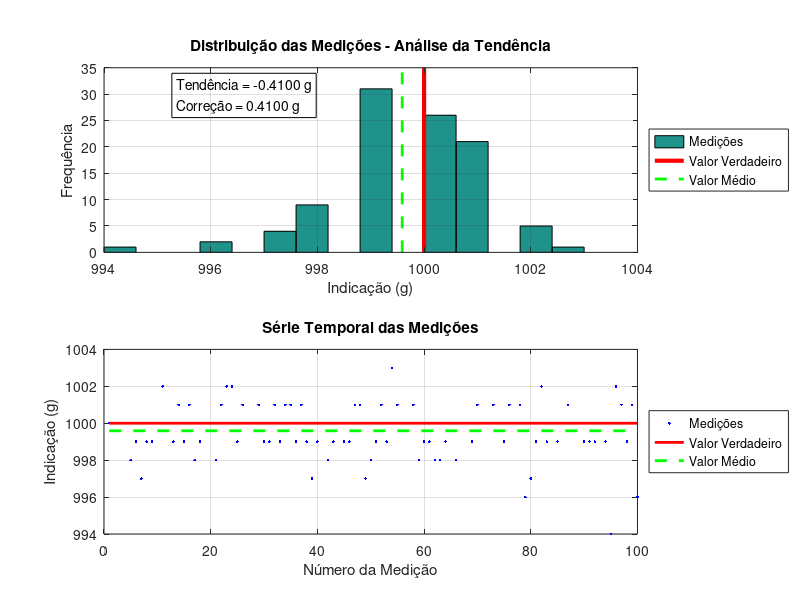

Source code (MATLAB):
% Exercício - Tendência e Correção da Balança Digital
% Baseado nas 100 medições de massa de 1000g

clear all;
close all;
clc;

fprintf('=== TENDÊNCIA E CORREÇÃO DA BALANÇA DIGITAL ===\n\n');

% Dados das 100 medições (em gramas) - mesmo conjunto anterior
medicoes = [1000, 1000, 1000, 1000, 998, 999, 997, 999, 999, 1000, ...
            1002, 1000, 999, 1001, 999, 1001, 998, 999, 1000, 1000, ...
            998, 1001, 1002, 1002, 999, 1001, 1000, 1000, 1001, 999, ...
            999, 1001, 999, 1001, 1001, 999, 1001, 999, 997, 999, ...
            1000, 998, 999, 1000, 999, 999, 1001, 1001, 997, 998, ...
            999, 1001, 999, 1003, 1001, 1000, 1000, 1001, 998, 999, ...
            999, 998, 998, 999, 1000, 998, 1000, 1000, 999, 1001, ...
            1000, 1000, 1001, 1000, 999, 1001, 1000, 1001, 996, 997, ...
            999, 1002, 999, 1000, 999, 1000, 1001, 1000, 1000, 999, ...
            999, 999, 1000, 999, 994, 1002, 1001, 999, 1001, 996];

% Valor verdadeiro (nominal) da massa padrão
valor_verdadeiro = 1000.0;  % gramas

% Cálculos estatísticos básicos
n_medicoes = length(medicoes);
valor_medio = mean(medicoes);
desvio_padrao = std(medicoes);

fprintf('DADOS BÁSICOS:\n');
fprintf('Número de medições: %d\n', n_medicoes);
fprintf('Valor verdadeiro (nominal): %.1f g\n', valor_verdadeiro);
fprintf('Valor médio das indicações: %.4f g\n', valor_medio);
fprintf('Desvio padrão: %.4f g\n', desvio_padrao);
fprintf('\n');

% CÁLCULO DA TENDÊNCIA (BIAS)
fprintf('CÁLCULO DA TENDÊNCIA:\n');
fprintf('Fórmula: Tendência = Valor médio - Valor verdadeiro\n');
fprintf('         Tendência = %.4f - %.1f\n', valor_medio, valor_verdadeiro);

tendencia = valor_medio - valor_verdadeiro;

fprintf('TENDÊNCIA = %.4f g\n', tendencia);
fprintf('\n');

% INTERPRETAÇÃO DA TENDÊNCIA
fprintf('INTERPRETAÇÃO DA TENDÊNCIA:\n');
if tendencia > 0
    fprintf('• Tendência POSITIVA: +%.4f g\n', tendencia);
    fprintf('• A balança indica valores MAIORES que o real\n');
    fprintf('• Há um erro sistemático de superestimação\n');
elseif tendencia < 0
    fprintf('• Tendência NEGATIVA: %.4f g\n', tendencia);
    fprintf('• A balança indica valores MENORES que o real\n');
    fprintf('• Há um erro sistemático de subestimação\n');
else
    fprintf('• Tendência NULA: 0.0000 g\n');
    fprintf('• A balança não apresenta erro sistemático\n');
    fprintf('• Instrumento bem calibrado\n');
end
fprintf('\n');

% CÁLCULO DA CORREÇÃO
fprintf('CÁLCULO DA CORREÇÃO:\n');
fprintf('Fórmula: Correção = -Tendência\n');
fprintf('         Correção = Valor verdadeiro - Valor médio\n');
fprintf('         Correção = %.1f - %.4f\n', valor_verdadeiro, valor_medio);

correcao = -tendencia;
% ou equivalentemente: correcao = valor_verdadeiro - valor_medio;

fprintf('CORREÇÃO = %.4f g\n', correcao);
fprintf('\n');

% INTERPRETAÇÃO DA CORREÇÃO
fprintf('INTERPRETAÇÃO DA CORREÇÃO:\n');
if correcao > 0
    fprintf('• Correção POSITIVA: +%.4f g\n', correcao);
    fprintf('• Deve-se SOMAR %.4f g às indicações\n', correcao);
    fprintf('• Valor corrigido = Indicação + %.4f\n', correcao);
elseif correcao < 0
    fprintf('• Correção NEGATIVA: %.4f g\n', correcao);
    fprintf('• Deve-se SUBTRAIR %.4f g das indicações\n', abs(correcao));
    fprintf('• Valor corrigido = Indicação - %.4f\n', abs(correcao));
else
    fprintf('• Correção NULA: 0.0000 g\n');
    fprintf('• Não é necessária correção\n');
    fprintf('• Valor corrigido = Indicação\n');
end
fprintf('\n');

% EXEMPLO PRÁTICO DE APLICAÇÃO DA CORREÇÃO
fprintf('EXEMPLO PRÁTICO DE APLICAÇÃO:\n');
fprintf('Se a balança indicar 1000.0 g:\n');
valor_corrigido = 1000.0 + correcao;
fprintf('Valor corrigido = 1000.0 + (%.4f) = %.4f g\n', correcao, valor_corrigido);
fprintf('Este seria o valor mais próximo do real\n\n');

% ANÁLISE DE SIGNIFICÂNCIA DA TENDÊNCIA
fprintf('ANÁLISE DE SIGNIFICÂNCIA:\n');

% Incerteza da média (erro padrão)
erro_padrao_media = desvio_padrao / sqrt(n_medicoes);
fprintf('Erro padrão da média: %.4f g\n', erro_padrao_media);

% Teste de significância (comparar tendência com incerteza)
razao_significancia = abs(tendencia) / erro_padrao_media;
fprintf('Razão |Tendência|/Erro padrão: %.2f\n', razao_significancia);

if razao_significancia >= 2
    fprintf('✓ TENDÊNCIA SIGNIFICATIVA (razão ≥ 2)\n');
    fprintf('  A tendência é estatisticamente relevante\n');
    fprintf('  Recomenda-se aplicar a correção\n');
else
    fprintf('⚠ TENDÊNCIA NÃO SIGNIFICATIVA (razão < 2)\n');
    fprintf('  A tendência pode ser devida ao acaso\n');
    fprintf('  Correção pode não ser necessária\n');
end
fprintf('\n');

% GRÁFICO DE VISUALIZAÇÃO
figure(1);
clf;
set(gcf, 'Position', [100 100 1000 700]);  % Figura maior para acomodar legendas

% Subplot 1: Distribuição das medições com tendência
subplot(2, 1, 1);
hist(medicoes, 15);
hold on;

% Linhas de referência
ylim_atual = ylim;
plot([valor_verdadeiro valor_verdadeiro], ylim_atual, 'r-', 'LineWidth', 3);
plot([valor_medio valor_medio], ylim_atual, 'g--', 'LineWidth', 2);

title('Distribuição das Medições - Análise da Tendência');
xlabel('Indicação (g)');
ylabel('Frequência');
legend('Medições', 'Valor Verdadeiro', 'Valor Médio', 'Location', 'eastoutside');
grid on;

% Adicionar texto com valores
text_x = min(medicoes) + 0.15 * (max(medicoes) - min(medicoes));
text_y = max(ylim_atual) * 0.85;
text_str = sprintf('Tendência = %.4f g\nCorreção = %.4f g', tendencia, correcao);
text(text_x, text_y, text_str, 'BackgroundColor', 'white', 'EdgeColor', 'black');

% Subplot 2: Série temporal mostrando tendência
subplot(2, 1, 2);
plot(1:n_medicoes, medicoes, 'b.', 'MarkerSize', 6);
hold on;
plot([1 n_medicoes], [valor_verdadeiro valor_verdadeiro], 'r-', 'LineWidth', 2);
plot([1 n_medicoes], [valor_medio valor_medio], 'g--', 'LineWidth', 2);

title('Série Temporal das Medições');
xlabel('Número da Medição');
ylabel('Indicação (g)');
legend('Medições', 'Valor Verdadeiro', 'Valor Médio', 'Location', 'eastoutside');
grid on;

% Salvar gráfico
print('tendencia_correcao_balanca.png', '-dpng', '-r300');

% RESUMO FINAL
fprintf('RESUMO FINAL:\n');
fprintf('═══════════════════════════════════════════════\n');
fprintf('TENDÊNCIA DA BALANÇA DIGITAL:\n');
fprintf('• Valor verdadeiro: %.1f g\n', valor_verdadeiro);
fprintf('• Valor médio medido: %.4f g\n', valor_medio);
fprintf('• TENDÊNCIA: %.4f g (%s)\n', tendencia, ...
        char(cellstr(["subestimação"; "calibrada"; "superestimação"])(sign(tendencia)+2)));
fprintf('\nCORREÇÃO NECESSÁRIA:\n');
fprintf('• CORREÇÃO: %.4f g\n', correcao);
if correcao >= 0
    fprintf('• Aplicação: Valor real = Indicação + %.4f g\n', correcao);
else
    fprintf('• Aplicação: Valor real = Indicação - %.4f g\n', abs(correcao));
end
fprintf('\nSIGNIFICÂNCIA ESTATÍSTICA:\n');
fprintf('• Razão tendência/erro padrão: %.2f\n', razao_significancia);
if razao_significancia >= 2
    fprintf('• Status: SIGNIFICATIVA - aplicar correção\n');
else
    fprintf('• Status: NÃO SIGNIFICATIVA - correção opcional\n');
end
fprintf('═══════════════════════════════════════════════\n');

% SALVAR RESULTADOS
fid = fopen('resultados_tendencia_correcao.txt', 'w');
fprintf(fid, 'TENDÊNCIA E CORREÇÃO DA BALANÇA DIGITAL\n');
fprintf(fid, '======================================\n\n');
fprintf(fid, 'Dados básicos:\n');
fprintf(fid, 'Número de medições: %d\n', n_medicoes);
fprintf(fid, 'Valor verdadeiro: %.1f g\n', valor_verdadeiro);
fprintf(fid, 'Valor médio: %.4f g\n', valor_medio);
fprintf(fid, 'Desvio padrão: %.4f g\n', desvio_padrao);
fprintf(fid, '\nResultados:\n');
fprintf(fid, 'TENDÊNCIA = %.4f g\n', tendencia);
fprintf(fid, 'CORREÇÃO = %.4f g\n', correcao);
fprintf(fid, '\nSignificância:\n');
fprintf(fid, 'Erro padrão da média: %.4f g\n', erro_padrao_media);
fprintf(fid, 'Razão |Tendência|/σ_média: %.2f\n', razao_significancia);
if razao_significancia >= 2
    fprintf(fid, 'Status: SIGNIFICATIVA\n');
else
    fprintf(fid, 'Status: NÃO SIGNIFICATIVA\n');
end
fprintf(fid, '\nAplicação prática:\n');
if correcao >= 0
    fprintf(fid, 'Valor corrigido = Indicação + %.4f g\n', correcao);
else
    fprintf(fid, 'Valor corrigido = Indicação - %.4f g\n', abs(correcao));
end
fclose(fid);

fprintf('\n✓ Gráfico salvo: "tendencia_correcao_balanca.png"\n');
fprintf('✓ Resultados salvos: "resultados_tendencia_correcao.txt"\n');
fprintf('\n=== EXERCÍCIO CONCLUÍDO ===\n'); 